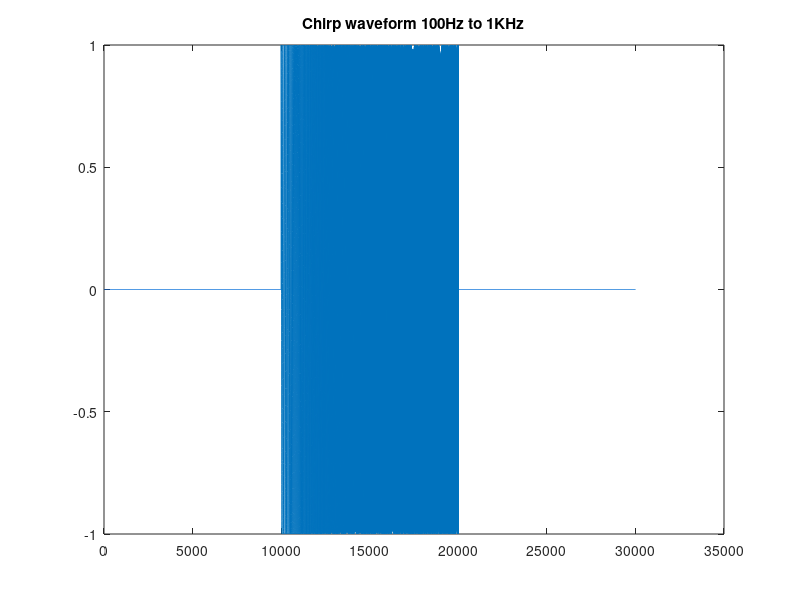
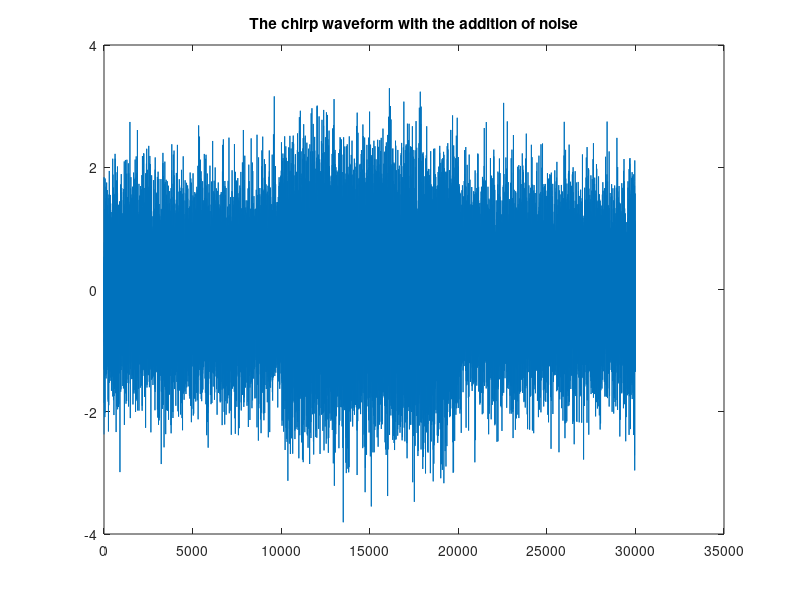
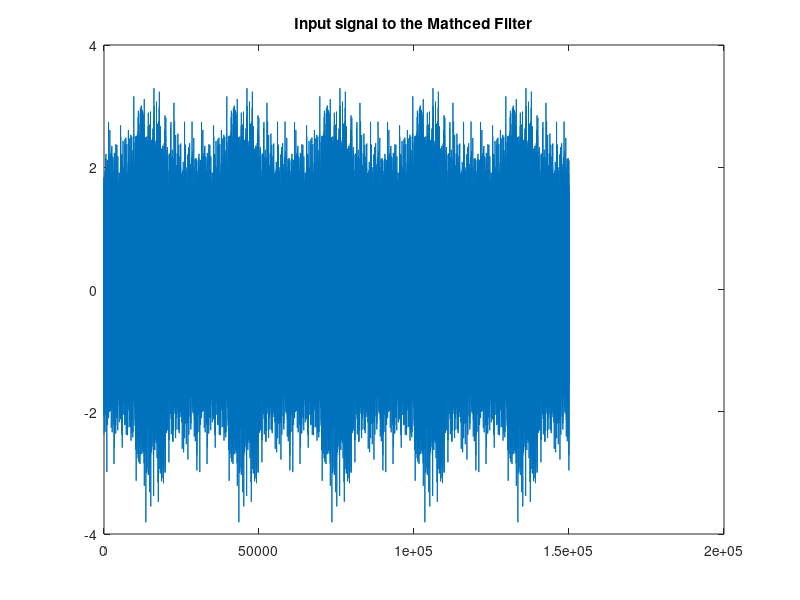
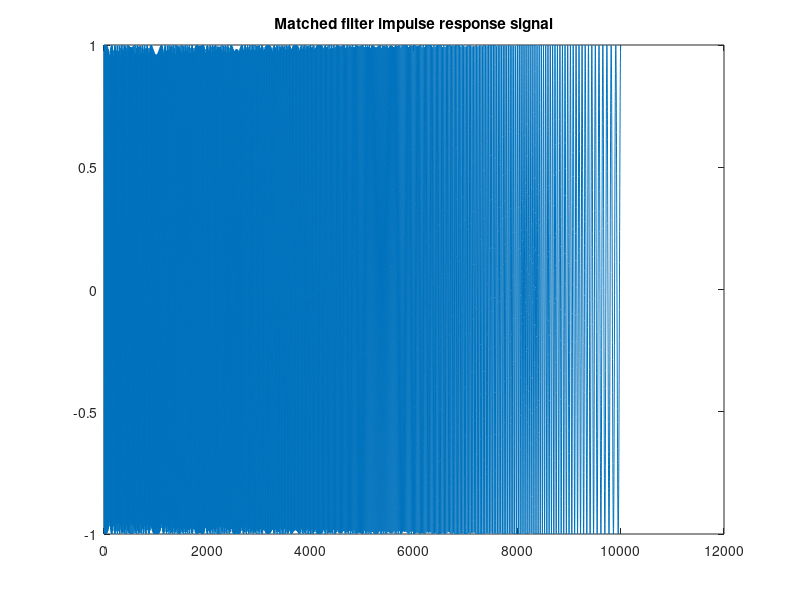

The MATLAB source for these figures, in order:
% This script shows the general concept of a matched filter. Observe the
% different plots to see the required signals at different stages of the
% system.


% Sample the chirp signal at 10KHz for 1 second.
t = 0:1/1e4:1;
% Create a chirp signal going from 100Hz to 1KHz in a 1 sec duration.
onlyChirpWave = chirp(t,100,1,1e3);
% Creating a zero vector of 10000 values which is then padded on either
% side of the chirp waveform.
zeroVector = zeros(1,10000);
chirpWave = [zeroVector onlyChirpWave zeroVector];
% Adding a white gaussian noise of 2dB SNR to the chirp waveform.
s_t_period = awgn(chirpWave, 2);
% Repeating the noisy chirp waveform 5 times.
s_t = [s_t_period s_t_period s_t_period s_t_period s_t_period];

% The Matched Filter impulse response requires the time-reversed chirp
% signal. This would be the FIR coefficients.
h_t = flip(onlyChirpWave);

% This is the filtering stage between the noisy input signal (s_t) and the
% impulse response of the filter (h_t). Y_t is the output of the matched
% filter.
y_t = filter(h_t,1,s_t);


% The plotting of 5 waveforms.
figure(1)
plot(chirpWave)
title("Chirp waveform 100Hz to 1KHz")

figure(2)
plot(s_t_period)
title("The chirp waveform with the addition of noise")

figure(3)
plot(s_t)
title("Input signal to the Mathced Filter")

figure(4)
plot(h_t)
title("Matched filter impulse response signal")

figure(5)
plot(y_t)
title("Matched filter output")
